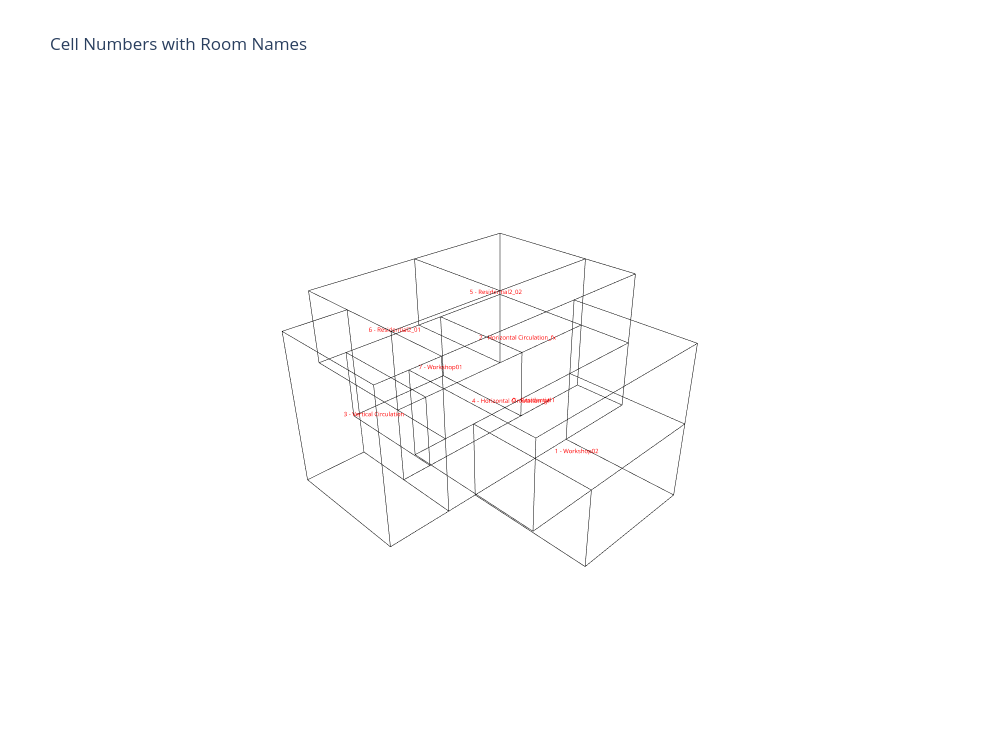

The code cell stored with this chart in its notebook:
### Markdown cell above
## 10. Add text to room label

### Code cell
import plotly.graph_objects as go

fig = go.Figure()

# Get the room_info map for labels
room_info_map = room_info if isinstance(globals().get("room_info"), dict) else {}

# Add text labels for each cell with number and name
for i, v in enumerate(cell_vertices):
    room_name = room_info_map.get(i, {}).get("name", "")
    label = f"{i} - {room_name}" if room_name else str(i)
    
    fig.add_trace(go.Scatter3d(
        x=[v.X()], y=[v.Y()], z=[v.Z()],
        mode='text',
        text=[label],
        textfont=dict(size=6, color='red'),
        showlegend=False
    ))

# Add edges to show the structure
for e in Topology.Edges(cellcomplex):
    vs = Topology.Vertices(e)
    fig.add_trace(go.Scatter3d(
        x=[vs[0].X(), vs[1].X()],
        y=[vs[0].Y(), vs[1].Y()],
        z=[vs[0].Z(), vs[1].Z()],
        mode='lines',
        line=dict(color='black', width=1),
        showlegend=False
    ))

fig.update_layout(
    width=1000, height=750,
    showlegend=False,
    scene=dict(
        xaxis=dict(visible=False),
        yaxis=dict(visible=False),
        zaxis=dict(visible=False),
        bgcolor='white',
        camera=dict(
            eye=dict(x=-1.5, y=-1.5, z=1.2)
        )
    ),
    paper_bgcolor='white',
    title="Cell Numbers with Room Names"
)
fig.show()

print("\nRoom mapping:")
for idx, info in room_info.items():
    print(f"  Cell {idx}: {info['name']}")# Robust fallback in case floor_level was overwritten in the kernel
default_floor_color_map = {"ground": "red", "first": "orange", "both": "blue"}
floor_color_map = globals().get("floor_color_map")
if not isinstance(floor_color_map, dict):
    floor_color_map = globals().get("floor_level")
if not isinstance(floor_color_map, dict):
    floor_color_map = default_floor_color_map

for i, v in enumerate(cell_vertices):
    if i in room_info:
        floorlevel = room_info[i]["floor"]
        floor_key = str(floorlevel).strip().lower()
        name = room_info[i]["name"]
        color = floor_color_map.get(floor_key, "gray")
        d = Dictionary.ByKeysValues(
            ["size", "color", "name", "floor_level"],
            [8, color, name, floor_key]
        )
        Topology.SetDictionary(v, d)

print("Colors assigned!")

### Figure 1 — Plotly figure (JSON) as saved in the notebook; plotly's stock layout.template omitted (floating-point values rounded to 4 significant figures)
{"data": [{"mode": "text", "showlegend": false, "text": ["0 - Residential1"], "textfont": {"color": "red", "size": 6}, "type": "scatter3d", "x": [0.625], "y": [-2.083], "z": [4.45]}, {"mode": "text", "showlegend": false, "text": ["1 - Workshop02"], "textfont": {"color": "red", "size": 6}, "type": "scatter3d", "x": [2.5], "y": [-2.5], "z": [1.7]}, {"mode": "text", "showlegend": false, "text": ["2 - Horizontal Circulation_fx"], "textfont": {"color": "red", "size": 6}, "type": "scatter3d", "x": [3.5], "y": [1.333], "z": [4.4]}, {"mode": "text", "showlegend": false, "text": ["3 - Vertical Circulation"], "textfont": {"color": "red", "size": 6}, "type": "scatter3d", "x": [-2.434], "y": [2.237], "z": [3.358]}, {"mode": "text", "showlegend": false, "text": ["4 - Horizontal Circulation_gf"], "textfont": {"color": "red", "size": 6}, "type": "scatter3d", "x": [3.162], "y": [1.324], "z": [1.788]}, {"mode": "text", "showlegend": false, "text": ["5 - Residential2_02"], "textfont": {"color": "red", "size": 6}, "type": "scatter3d", "x": [6.0], "y": [5.0], "z": [4.4]}, {"mode": "text", "showlegend": false, "text": ["6 - Residential2_01"], "textfont": {"color": "red", "size": 6}, "type": "scatter3d", "x": [0.625], "y": [5.0], "z": [4.45]}, {"mode": "text", "showlegend": false, "text": ["7 - Workshop01"], "textfont": {"color": "red", "size": 6}, "type": "scatter3d", "x": [2.75], "y": [5.0], "z": [2.0]}, {"line": {"color": "black", "width": 1}, "mode": "lines", "showlegend": false, "type": "scatter3d", "x": [0, -2.5], "y": [-5, -5.0], "z": [3.2, 3.2]}, {"line": {"color": "black", "width": 1}, "mode": "lines", "showlegend": false, "type": "scatter3d", "x": [0, 0], "y": [0, -5], "z": [3.2, 3.2]}, {"line": {"color": "black", "width": 1}, "mode": "lines", "showlegend": false, "type": "scatter3d", "x": [-1.25, 0], "y": [8e-06, 0], "z": [3.2, 3.2]}, {"line": {"color": "black", "width": 1}, "mode": "lines", "showlegend": false, "type": "scatter3d", "x": [-2.5, -1.25], "y": [8e-06, 8e-06], "z": [3.2, 3.2]}, {"line": {"color": "black", "width": 1}, "mode": "lines", "showlegend": false, "type": "scatter3d", "x": [-2.5, -2.5], "y": [-5.0, 8e-06], "z": [3.2, 3.2]}, {"line": {"color": "black", "width": 1}, "mode": "lines", "showlegend": false, "type": "scatter3d", "x": [0, 5.0], "y": [-5, -5.0], "z": [3.2, 3.2]}, {"line": {"color": "black", "width": 1}, "mode": "lines", "showlegend": false, "type": "scatter3d", "x": [5.0, 5.0], "y": [-5.0, -5.0], "z": [3.2, 6.2]}, {"line": {"color": "black", "width": 1}, "mode": "lines", "showlegend": false, "type": "scatter3d", "x": [5.0, -2.5], "y": [-5.0, -5.0], "z": [6.2, 6.2]}, {"line": {"color": "black", "width": 1}, "mode": "lines", "showlegend": false, "type": "scatter3d", "x": [-2.5, -2.5], "y": [-5.0, -5.0], "z": [6.2, 3.2]}, {"line": {"color": "black", "width": 1}, "mode": "lines", "showlegend": false, "type": "scatter3d", "x": [5.0, 5.0], "y": [4e-06, -5.0], "z": [3.2, 3.2]}, {"line": {"color": "black", "width": 1}, "mode": "lines", "showlegend": false, "type": "scatter3d", "x": [0, 5.0], "y": [0, 4e-06], "z": [3.2, 3.2]}, {"line": {"color": "black", "width": 1}, "mode": "lines", "showlegend": false, "type": "scatter3d", "x": [5.0, 5.0], "y": [8e-06, 4e-06], "z": [6.2, 3.2]}, {"line": {"color": "black", "width": 1}, "mode": "lines", "showlegend": false, "type": "scatter3d", "x": [-1.25, 5.0], "y": [8e-06, 8e-06], "z": [6.2, 6.2]}, {"line": {"color": "black", "width": 1}, "mode": "lines", "showlegend": false, "type": "scatter3d", "x": [-1.25, -1.25], "y": [8e-06, 8e-06], "z": [3.2, 6.2]}, {"line": {"color": "black", "width": 1}, "mode": "lines", "showlegend": false, "type": "scatter3d", "x": [-2.5, -1.25], "y": [8e-06, 8e-06], "z": [6.2, 6.2]}, {"line": {"color": "black", "width": 1}, "mode": "lines", "showlegend": false, "type": "scatter3d", "x": [-2.5, -2.5], "y": [8e-06, 8e-06], "z": [3.2, 6.2]}, {"line": {"color": "black", "width": 1}, "mode": "lines", "showlegend": false, "type": "scatter3d", "x": [-2.5, -2.5], "y": [-5.0, 8e-06], "z": [6.2, 6.2]}, {"line": {"color": "black", "width": 1}, "mode": "lines", "showlegend": false, "type": "scatter3d", "x": [5.0, 5.0], "y": [8e-06, -5.0], "z": [6.2, 6.2]}, {"line": {"color": "black", "width": 1}, "mode": "lines", "showlegend": false, "type": "scatter3d", "x": [0, 5], "y": [-5, -5], "z": [0.2, 0.2]}, {"line": {"color": "black", "width": 1}, "mode": "lines", "showlegend": false, "type": "scatter3d", "x": [5, 5.0], "y": [-5, -5.0], "z": [0.2, 3.2]}, {"line": {"color": "black", "width": 1}, "mode": "lines", "showlegend": false, "type": "scatter3d", "x": [0, 0], "y": [-5, -5], "z": [3.2, 0.2]}, {"line": {"color": "black", "width": 1}, "mode": "lines", "showlegend": false, "type": "scatter3d", "x": [5, 5], "y": [-5, 0], "z": [0.2, 0.2]}, {"line": {"color": "black", "width": 1}, "mode": "lines", "showlegend": false, "type": "scatter3d", "x": [5, 5.0], "y": [0, 4e-06], "z": [0.2, 3.2]}, {"line": {"color": "black", "width": 1}, "mode": "lines", "showlegend": false, "type": "scatter3d", "x": [5, 0], "y": [0, 0], "z": [0.2, 0.2]}, {"line": {"color": "black", "width": 1}, "mode": "lines", "showlegend": false, "type": "scatter3d", "x": [0, 0], "y": [0, 0], "z": [0.2, 3.2]}, {"line": {"color": "black", "width": 1}, "mode": "lines", "showlegend": false, "type": "scatter3d", "x": [0, 0], "y": [0, -5], "z": [0.2, 0.2]}, {"line": {"color": "black", "width": 1}, "mode": "lines", "showlegend": false, "type": "scatter3d", "x": [5.0, 8.75], "y": [2.5, 2.5], "z": [3.2, 3.2]}, {"line": {"color": "black", "width": 1}, "mode": "lines", "showlegend": false, "type": "scatter3d", "x": [3.75, 5.0], "y": [2.5, 2.5], "z": [3.2, 3.2]}, {"line": {"color": "black", "width": 1}, "mode": "lines", "showlegend": false, "type": "scatter3d", "x": [1.3e-05, 3.75], "y": [2.5, 2.5], "z": [3.2, 3.2]}, {"line": {"color": "black", "width": 1}, "mode": "lines", "showlegend": false, "type": "scatter3d", "x": [-1.25, 1.3e-05], "y": [2.5, 2.5], "z": [3.2, 3.2]}, {"line": {"color": "black", "width": 1}, "mode": "lines", "showlegend": false, "type": "scatter3d", "x": [-1.25, -1.25], "y": [8e-06, 2.5], "z": [3.2, 3.2]}, {"line": {"color": "black", "width": 1}, "mode": "lines", "showlegend": false, "type": "scatter3d", "x": [8.75, 5.0], "y": [8e-06, 4e-06], "z": [3.2, 3.2]}, {"line": {"color": "black", "width": 1}, "mode": "lines", "showlegend": false, "type": "scatter3d", "x": [8.75, 8.75], "y": [2.5, 8e-06], "z": [3.2, 3.2]}, {"line": {"color": "black", "width": 1}, "mode": "lines", "showlegend": false, "type": "scatter3d", "x": [8.75, 5.0], "y": [8e-06, 8e-06], "z": [6.2, 6.2]}, {"line": {"color": "black", "width": 1}, "mode": "lines", "showlegend": false, "type": "scatter3d", "x": [8.75, 8.75], "y": [8e-06, 8e-06], "z": [3.2, 6.2]}, {"line": {"color": "black", "width": 1}, "mode": "lines", "showlegend": false, "type": "scatter3d", "x": [8.75, 3.75], "y": [2.5, 2.5], "z": [6.2, 6.2]}, {"line": {"color": "black", "width": 1}, "mode": "lines", "showlegend": false, "type": "scatter3d", "x": [3.75, -1.25], "y": [2.5, 2.5], "z": [6.2, 6.2]}, {"line": {"color": "black", "width": 1}, "mode": "lines", "showlegend": false, "type": "scatter3d", "x": [-1.25, -1.25], "y": [2.5, 8e-06], "z": [6.2, 6.2]}, {"line": {"color": "black", "width": 1}, "mode": "lines", "showlegend": false, "type": "scatter3d", "x": [8.75, 8.75], "y": [8e-06, 2.5], "z": [6.2, 6.2]}, {"line": {"color": "black", "width": 1}, "mode": "lines", "showlegend": false, "type": "scatter3d", "x": [-1.25, -1.25], "y": [2.5, 2.5], "z": [6.2, 3.2]}, {"line": {"color": "black", "width": 1}, "mode": "lines", "showlegend": false, "type": "scatter3d", "x": [8.75, 8.75], "y": [2.5, 2.5], "z": [6.2, 3.2]}, {"line": {"color": "black", "width": 1}, "mode": "lines", "showlegend": false, "type": "scatter3d", "x": [3.75, 3.75], "y": [2.5, 2.5], "z": [3.2, 6.2]}, {"line": {"color": "black", "width": 1}, "mode": "lines", "showlegend": false, "type": "scatter3d", "x": [-1.25, -3.75], "y": [5.0, 5.0], "z": [6.2, 6.2]}, {"line": {"color": "black", "width": 1}, "mode": "lines", "showlegend": false, "type": "scatter3d", "x": [-3.75, -3.75], "y": [5.0, 2.5], "z": [6.2, 6.2]}, {"line": {"color": "black", "width": 1}, "mode": "lines", "showlegend": false, "type": "scatter3d", "x": [-3.75, -3.75], "y": [2.5, 8e-06], "z": [6.2, 6.2]}, {"line": {"color": "black", "width": 1}, "mode": "lines", "showlegend": false, "type": "scatter3d", "x": [-3.75, -2.5], "y": [8e-06, 8e-06], "z": [6.2, 6.2]}, {"line": {"color": "black", "width": 1}, "mode": "lines", "showlegend": false, "type": "scatter3d", "x": [-1.25, -1.25], "y": [2.5, 5.0], "z": [6.2, 6.2]}, {"line": {"color": "black", "width": 1}, "mode": "lines", "showlegend": false, "type": "scatter3d", "x": [-3.75, -3.75], "y": [8e-06, 8e-06], "z": [3.2, 0.2]}, {"line": {"color": "black", "width": 1}, "mode": "lines", "showlegend": false, "type": "scatter3d", "x": [-3.75, -3.75], "y": [8e-06, 8e-06], "z": [6.2, 3.2]}, {"line": {"color": "black", "width": 1}, "mode": "lines", "showlegend": false, "type": "scatter3d", "x": [-1.25, -1.25], "y": [8e-06, 8e-06], "z": [0.2, 3.2]}, {"line": {"color": "black", "width": 1}, "mode": "lines", "showlegend": false, "type": "scatter3d", "x": [-3.75, -1.25], "y": [8e-06, 8e-06], "z": [0.2, 0.2]}, {"line": {"color": "black", "width": 1}, "mode": "lines", "showlegend": false, "type": "scatter3d", "x": [-1.25, -1.25], "y": [5.0, 5.0], "z": [3.2, 6.2]}, {"line": {"color": "black", "width": 1}, "mode": "lines", "showlegend": false, "type": "scatter3d", "x": [-1.25, -1.25], "y": [2.5, 5.0], "z": [3.2, 3.2]}, {"line": {"color": "black", "width": 1}, "mode": "lines", "showlegend": false, "type": "scatter3d", "x": [-1.25, -1.25], "y": [2.5, 2.5], "z": [0.2, 3.2]}, {"line": {"color": "black", "width": 1}, "mode": "lines", "showlegend": false, "type": "scatter3d", "x": [-1.25, -1.25], "y": [8e-06, 2.5], "z": [0.2, 0.2]}, {"line": {"color": "black", "width": 1}, "mode": "lines", "showlegend": false, "type": "scatter3d", "x": [-1.25, -1.25], "y": [5.0, 5.0], "z": [3.2, 0.2]}, {"line": {"color": "black", "width": 1}, "mode": "lines", "showlegend": false, "type": "scatter3d", "x": [-1.25, -3.75], "y": [5.0, 5.0], "z": [0.2, 0.2]}, {"line": {"color": "black", "width": 1}, "mode": "lines", "showlegend": false, "type": "scatter3d", "x": [-3.75, -3.75], "y": [5.0, 5.0], "z": [0.2, 3.2]}, {"line": {"color": "black", "width": 1}, "mode": "lines", "showlegend": false, "type": "scatter3d", "x": [-3.75, -3.75], "y": [5.0, 5.0], "z": [3.2, 6.2]}, {"line": {"color": "black", "width": 1}, "mode": "lines", "showlegend": false, "type": "scatter3d", "x": [-3.75, -3.75], "y": [5.0, 2.5], "z": [0.2, 0.2]}, {"line": {"color": "black", "width": 1}, "mode": "lines", "showlegend": false, "type": "scatter3d", "x": [-3.75, -3.75], "y": [2.5, 8e-06], "z": [0.2, 0.2]}, {"line": {"color": "black", "width": 1}, "mode": "lines", "showlegend": false, "type": "scatter3d", "x": [-1.25, -1.25], "y": [5.0, 2.5], "z": [0.2, 0.2]}, {"line": {"color": "black", "width": 1}, "mode": "lines", "showlegend": false, "type": "scatter3d", "x": [5.0, 5.0], "y": [2.5, 2.5], "z": [0.2, 3.2]}, {"line": {"color": "black", "width": 1}, "mode": "lines", "showlegend": false, "type": "scatter3d", "x": [8.75, 5.0], "y": [2.5, 2.5], "z": [0.2, 0.2]}, {"line": {"color": "black", "width": 1}, "mode": "lines", "showlegend": false, "type": "scatter3d", "x": [8.75, 8.75], "y": [2.5, 2.5], "z": [3.2, 0.2]}, {"line": {"color": "black", "width": 1}, "mode": "lines", "showlegend": false, "type": "scatter3d", "x": [5.0, 1.3e-05], "y": [2.5, 2.5], "z": [0.2, 0.2]}, {"line": {"color": "black", "width": 1}, "mode": "lines", "showlegend": false, "type": "scatter3d", "x": [1.3e-05, 1.3e-05], "y": [2.5, 2.5], "z": [0.2, 3.2]}, {"line": {"color": "black", "width": 1}, "mode": "lines", "showlegend": false, "type": "scatter3d", "x": [1.3e-05, -1.25], "y": [2.5, 2.5], "z": [0.2, 0.2]}, {"line": {"color": "black", "width": 1}, "mode": "lines", "showlegend": false, "type": "scatter3d", "x": [-1.25, 0], "y": [8e-06, 0], "z": [0.2, 0.2]}, {"line": {"color": "black", "width": 1}, "mode": "lines", "showlegend": false, "type": "scatter3d", "x": [8.75, 8.75], "y": [8e-06, 8e-06], "z": [0.2, 3.2]}, {"line": {"color": "black", "width": 1}, "mode": "lines", "showlegend": false, "type": "scatter3d", "x": [5, 8.75], "y": [0, 8e-06], "z": [0.2, 0.2]}, {"line": {"color": "black", "width": 1}, "mode": "lines", "showlegend": false, "type": "scatter3d", "x": [8.75, 8.75], "y": [8e-06, 2.5], "z": [0.2, 0.2]}, {"line": {"color": "black", "width": 1}, "mode": "lines", "showlegend": false, "type": "scatter3d", "x": [8.75, 8.75], "y": [7.5, 2.5], "z": [3.2, 3.2]}, {"line": {"color": "black", "width": 1}, "mode": "lines", "showlegend": false, "type": "scatter3d", "x": [5.0, 8.75], "y": [7.5, 7.5], "z": [3.2, 3.2]}, {"line": {"color": "black", "width": 1}, "mode": "lines", "showlegend": false, "type": "scatter3d", "x": [5.0, 5.0], "y": [2.5, 7.5], "z": [3.2, 3.2]}, {"line": {"color": "black", "width": 1}, "mode": "lines", "showlegend": false, "type": "scatter3d", "x": [8.75, 8.75], "y": [7.5, 7.5], "z": [3.2, 6.2]}, {"line": {"color": "black", "width": 1}, "mode": "lines", "showlegend": false, "type": "scatter3d", "x": [8.75, 8.75], "y": [7.5, 2.5], "z": [6.2, 6.2]}, {"line": {"color": "black", "width": 1}, "mode": "lines", "showlegend": false, "type": "scatter3d", "x": [5.0, 3.75], "y": [7.5, 7.5], "z": [3.2, 3.2]}, {"line": {"color": "black", "width": 1}, "mode": "lines", "showlegend": false, "type": "scatter3d", "x": [3.75, 3.75], "y": [7.5, 7.5], "z": [3.2, 6.2]}, {"line": {"color": "black", "width": 1}, "mode": "lines", "showlegend": false, "type": "scatter3d", "x": [3.75, 8.75], "y": [7.5, 7.5], "z": [6.2, 6.2]}, {"line": {"color": "black", "width": 1}, "mode": "lines", "showlegend": false, "type": "scatter3d", "x": [3.75, 3.75], "y": [2.5, 7.5], "z": [3.2, 3.2]}, {"line": {"color": "black", "width": 1}, "mode": "lines", "showlegend": false, "type": "scatter3d", "x": [3.75, 3.75], "y": [7.5, 2.5], "z": [6.2, 6.2]}, {"line": {"color": "black", "width": 1}, "mode": "lines", "showlegend": false, "type": "scatter3d", "x": [1.3e-05, 3.75], "y": [7.5, 7.5], "z": [3.2, 3.2]}, {"line": {"color": "black", "width": 1}, "mode": "lines", "showlegend": false, "type": "scatter3d", "x": [1.3e-05, 1.3e-05], "y": [2.5, 7.5], "z": [3.2, 3.2]}, {"line": {"color": "black", "width": 1}, "mode": "lines", "showlegend": false, "type": "scatter3d", "x": [1.3e-05, -1.25], "y": [7.5, 7.5], "z": [3.2, 3.2]}, {"line": {"color": "black", "width": 1}, "mode": "lines", "showlegend": false, "type": "scatter3d", "x": [-1.25, -1.25], "y": [7.5, 7.5], "z": [3.2, 6.2]}, {"line": {"color": "black", "width": 1}, "mode": "lines", "showlegend": false, "type": "scatter3d", "x": [-1.25, 3.75], "y": [7.5, 7.5], "z": [6.2, 6.2]}, {"line": {"color": "black", "width": 1}, "mode": "lines", "showlegend": false, "type": "scatter3d", "x": [-1.25, -1.25], "y": [5.0, 7.5], "z": [3.2, 3.2]}, {"line": {"color": "black", "width": 1}, "mode": "lines", "showlegend": false, "type": "scatter3d", "x": [-1.25, -1.25], "y": [7.5, 5.0], "z": [6.2, 6.2]}, {"line": {"color": "black", "width": 1}, "mode": "lines", "showlegend": false, "type": "scatter3d", "x": [5.0, 5.0], "y": [2.5, 7.5], "z": [0.2, 0.2]}, {"line": {"color": "black", "width": 1}, "mode": "lines", "showlegend": false, "type": "scatter3d", "x": [5.0, 5.0], "y": [7.5, 7.5], "z": [0.2, 3.2]}, {"line": {"color": "black", "width": 1}, "mode": "lines", "showlegend": false, "type": "scatter3d", "x": [5.0, 1.3e-05], "y": [7.5, 7.5], "z": [0.2, 0.2]}, {"line": {"color": "black", "width": 1}, "mode": "lines", "showlegend": false, "type": "scatter3d", "x": [1.3e-05, 1.3e-05], "y": [7.5, 7.5], "z": [0.2, 3.2]}, {"line": {"color": "black", "width": 1}, "mode": "lines", "showlegend": false, "type": "scatter3d", "x": [1.3e-05, 1.3e-05], "y": [2.5, 7.5], "z": [0.2, 0.2]}], "layout": {"height": 750, "paper_bgcolor": "white", "scene": {"bgcolor": "white", "camera": {"eye": {"x": -1.5, "y": -1.5, "z": 1.2}}, "xaxis": {"visible": false}, "yaxis": {"visible": false}, "zaxis": {"visible": false}}, "showlegend": false, "title": {"text": "Cell Numbers with Room Names"}, "width": 1000}}
